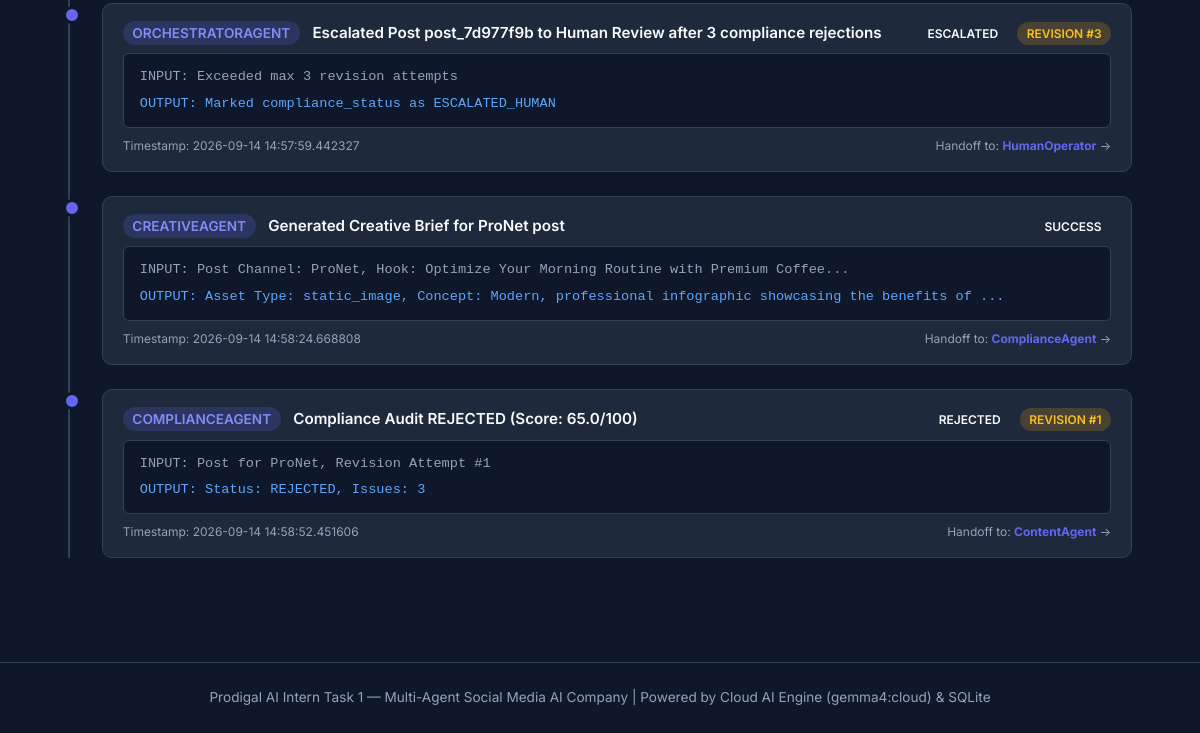
The app's page /trace (lower part), older data.
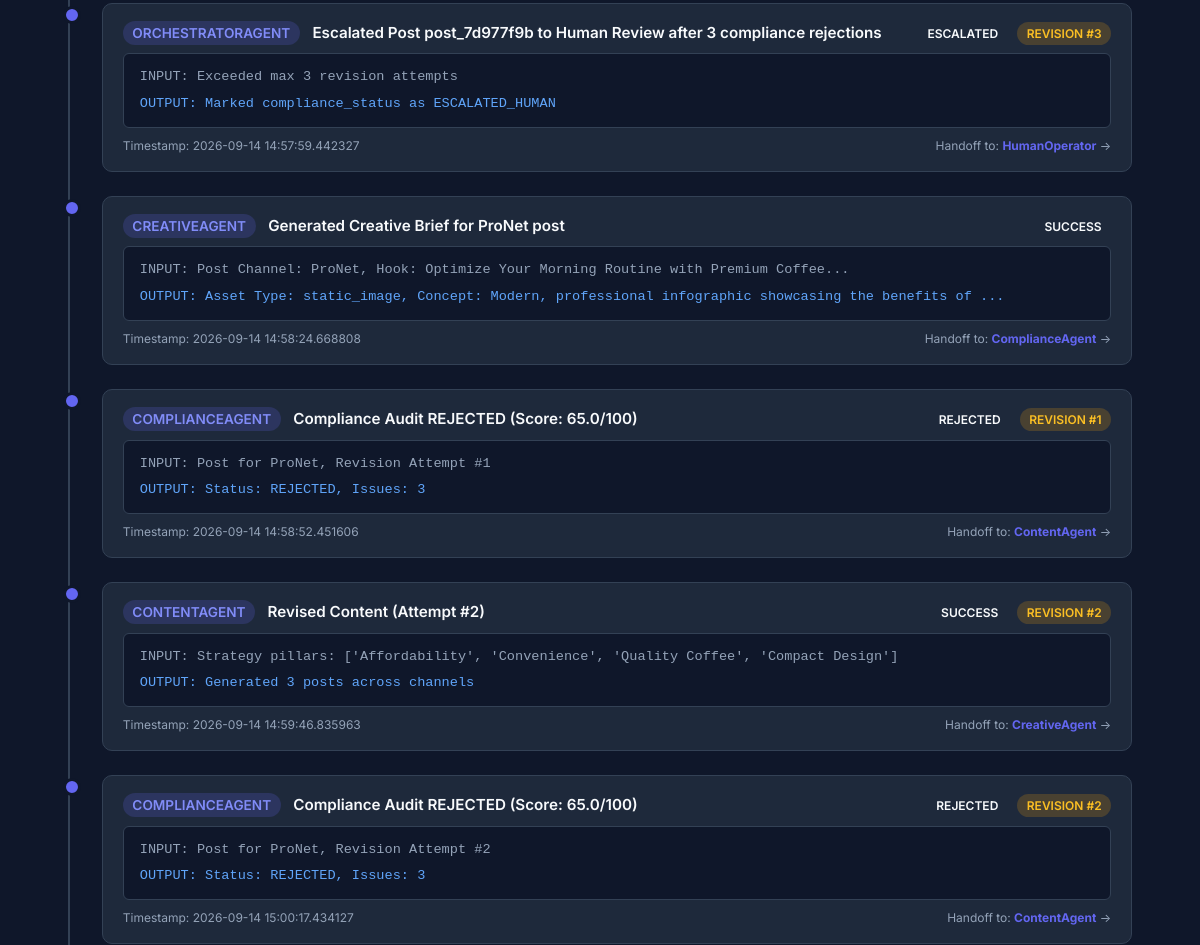
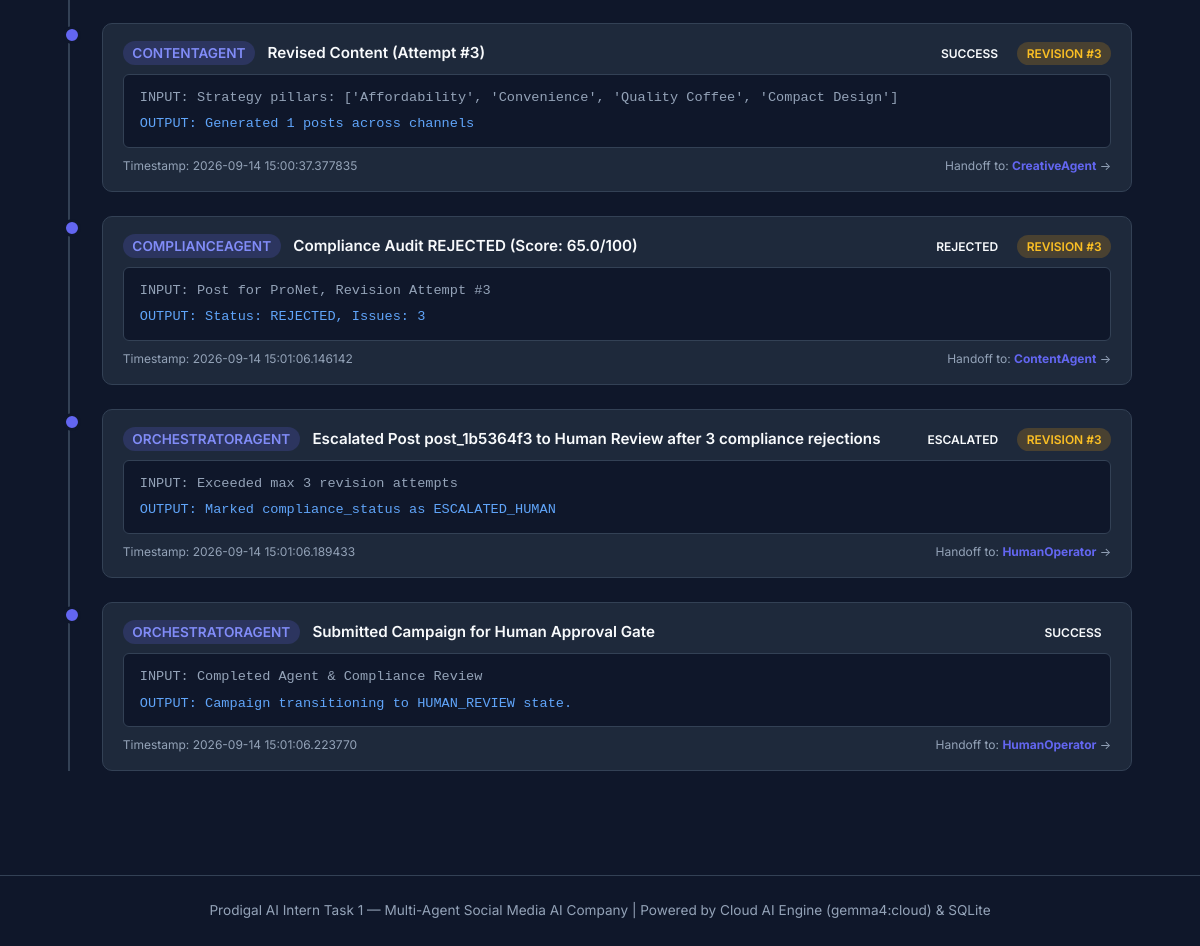
The same page, newer data (2 pictures, top to bottom).
### app/database/models.py (models this page shows)
class AgentTraceModel(Base):
    __tablename__ = "agent_traces"
    id = Column(Integer, primary_key=True, autoincrement=True)
    campaign_id = Column(String, ForeignKey("campaigns.id"), nullable=False)
    agent = Column(String, nullable=False)
    action = Column(String, nullable=False)
    input_summary = Column(Text, nullable=True)
    output_summary = Column(Text, nullable=True)
    status = Column(String, default="SUCCESS") # SUCCESS, REJECTED, ESCALATED, RETRIED, ERROR
    revision_count = Column(Integer, default=0)
    handoff_to = Column(String, nullable=True)
    timestamp = Column(DateTime, default=datetime.utcnow)
    campaign = relationship("CampaignModel", back_populates="traces")

### app/main.py (the view)
@app.get("/trace")
def trace_page(request: Request, campaign_id: str = None, db: Session = Depends(get_db)):
    campaigns = CampaignService.list_all_campaigns(db)
    selected_id = campaign_id or (campaigns[0].id if campaigns else None)
    traces = MessageBus.get_campaign_traces(db, selected_id) if selected_id else []
    return templates.TemplateResponse(
        request=request,
        name="trace.html",
        context={
            "active_tab": "trace",
            "campaigns": campaigns,
            "selected_campaign_id": selected_id,
            "traces": traces
        }
    )

### app/templates/trace.html (shortened to what this page needs)
{% extends "base.html" %}
{% block content %}
<div class="timeline">
  {% for trace in traces %}
  <div class="timeline-item">
    <div class="timeline-content">
      <div style="display: flex; justify-content: space-between; align-items: flex-start; margin-bottom: 0.5rem;">
        <div>
          <span class="badge" style="background: rgba(99, 102, 241, 0.2); color: #818cf8; font-size: 0.85rem;">{{ trace.agent }}</span>
          <span style="font-weight: 600; margin-left: 0.5rem; font-size: 0.95rem;">{{ trace.action }}</span>
        </div>
        <div>
          <span class="badge badge-{{ trace.status.lower() }}">{{ trace.status }}</span>
          {% if trace.revision_count > 0 %}
            <span class="badge" style="background: rgba(245, 158, 11, 0.2); color: #fbbf24; margin-left: 0.3rem;">Revision #{{ trace.revision_count }}</span>
          {% endif %}
        </div>
      </div>
      <div style="background: var(--bg-dark); padding: 0.75rem 1rem; border-radius: 6px; font-size: 0.85rem; font-family: monospace; border: 1px solid var(--border-color); margin-bottom: 0.5rem;">
        <div style="color: var(--text-muted); margin-bottom: 0.3rem;">INPUT: {{ trace.input_summary }}</div>
        <div style="color: #60a5fa;">OUTPUT: {{ trace.output_summary }}</div>
      </div>
      <div style="display: flex; justify-content: space-between; font-size: 0.75rem; color: var(--text-muted);">
        <span>Timestamp: {{ trace.timestamp }}</span>
        {% if trace.handoff_to %}
          <span>Handoff to: <strong style="color: var(--accent-primary);">{{ trace.handoff_to }}</strong> &rarr;</span>
        {% endif %}
      </div>
    </div>
  </div>
  {% else %}
  <p style="color: var(--text-muted);">No trace logs recorded for this campaign yet.</p>
  {% endfor %}
</div>
{% endblock %}

### app/templates/base.html (shortened to what this page needs)
<!DOCTYPE html>
<html lang="en">
<head>
  <link rel="stylesheet" href="/static/css/style.css">
</head>
<body>
  <main class="container">
    {% block content %}{% endblock %}
  </main>
  <footer>
    <p>Prodigal AI Intern Task 1 — Multi-Agent Social Media AI Company | Powered by Cloud AI Engine (gemma4:cloud) &amp; SQLite</p>
  </footer>
</body>
</html>

### app/static/css/style.css (style rules this page uses)
:root { --bg-dark: #0f172a; --bg-card: #1e293b; --bg-card-hover: #334155; --text-main: #f8fafc; --text-muted: #94a3b8; --accent-primary: #6366f1; --accent-primary-hover: #4f46e5; --accent-success: #10b981; --accent-warning: #f59e0b; --accent-danger: #ef4444; --border-color: #334155; --glass-bg: rgba(30, 41, 59, 0.7); --glass-border: rgba(255, 255, 255, 0.1); --font-family: 'Inter', system-ui, -apple-system, BlinkMacSystemFont, 'Segoe UI', Roboto, sans-serif; }
* { box-sizing: border-box; margin: 0; padding: 0; }
body { background-color: var(--bg-dark); color: var(--text-main); font-family: var(--font-family); line-height: 1.6; min-height: 100vh; display: flex; flex-direction: column; }
.container { max-width: 1280px; margin: 2rem auto; padding: 0 1.5rem; flex: 1; }
.timeline { position: relative; padding-left: 2rem; border-left: 2px solid var(--border-color); }
.timeline-item { position: relative; margin-bottom: 1.5rem; }
.timeline-item::before { content: ''; position: absolute; left: -2.4rem; top: 0.2rem; width: 12px; height: 12px; border-radius: 50%; background: var(--accent-primary); border: 3px solid var(--bg-dark); }
.timeline-content { background: var(--bg-card); border: 1px solid var(--border-color); border-radius: 10px; padding: 1rem 1.25rem; }
footer { border-top: 1px solid var(--border-color); padding: 1.5rem 0; text-align: center; color: var(--text-muted); font-size: 0.85rem; margin-top: 3rem; }

Row changes from the older to the newer data that the page shows:
added AgentTraceModel: agent "CONTENTAGENT", action "Revised Content (Attempt #2)", status "SUCCESS", revision_count "2", input_summary "Strategy pillars: ['Affordability', 'Convenience', 'Quality Coffee', 'Compact Design']", output_summary "Generated 3 posts across channels", timestamp "2026-09-14 14:59:46.835963", handoff_to "CreativeAgent"
added AgentTraceModel: agent "COMPLIANCEAGENT", action "Compliance Audit REJECTED (Score: 65.0/100)", status "REJECTED", revision_count "2", input_summary "Post for ProNet, Revision Attempt #2", output_summary "Status: REJECTED, Issues: 3", timestamp "2026-09-14 15:00:17.434127", handoff_to "ContentAgent"
added AgentTraceModel: agent "CONTENTAGENT", action "Revised Content (Attempt #3)", status "SUCCESS", revision_count "3", input_summary "Strategy pillars: ['Affordability', 'Convenience', 'Quality Coffee', 'Compact Design']", output_summary "Generated 1 posts across channels", timestamp "2026-09-14 15:00:37.377835", handoff_to "CreativeAgent"
added AgentTraceModel: agent "COMPLIANCEAGENT", action "Compliance Audit REJECTED (Score: 65.0/100)", status "REJECTED", revision_count "3", input_summary "Post for ProNet, Revision Attempt #3", output_summary "Status: REJECTED, Issues: 3", timestamp "2026-09-14 15:01:06.146142", handoff_to "ContentAgent"
added AgentTraceModel: agent "ORCHESTRATORAGENT", action "Escalated Post post_1b5364f3 to Human Review after 3 compliance rejections", status "ESCALATED", revision_count "3", input_summary "Exceeded max 3 revision attempts", output_summary "Marked compliance_status as ESCALATED_HUMAN", timestamp "2026-09-14 15:01:06.189433", handoff_to "HumanOperator"
added AgentTraceModel: agent "ORCHESTRATORAGENT", action "Submitted Campaign for Human Approval Gate", status "SUCCESS", input_summary "Completed Agent & Compliance Review", output_summary "Campaign transitioning to HUMAN_REVIEW state.", timestamp "2026-09-14 15:01:06.223770", handoff_to "HumanOperator"
